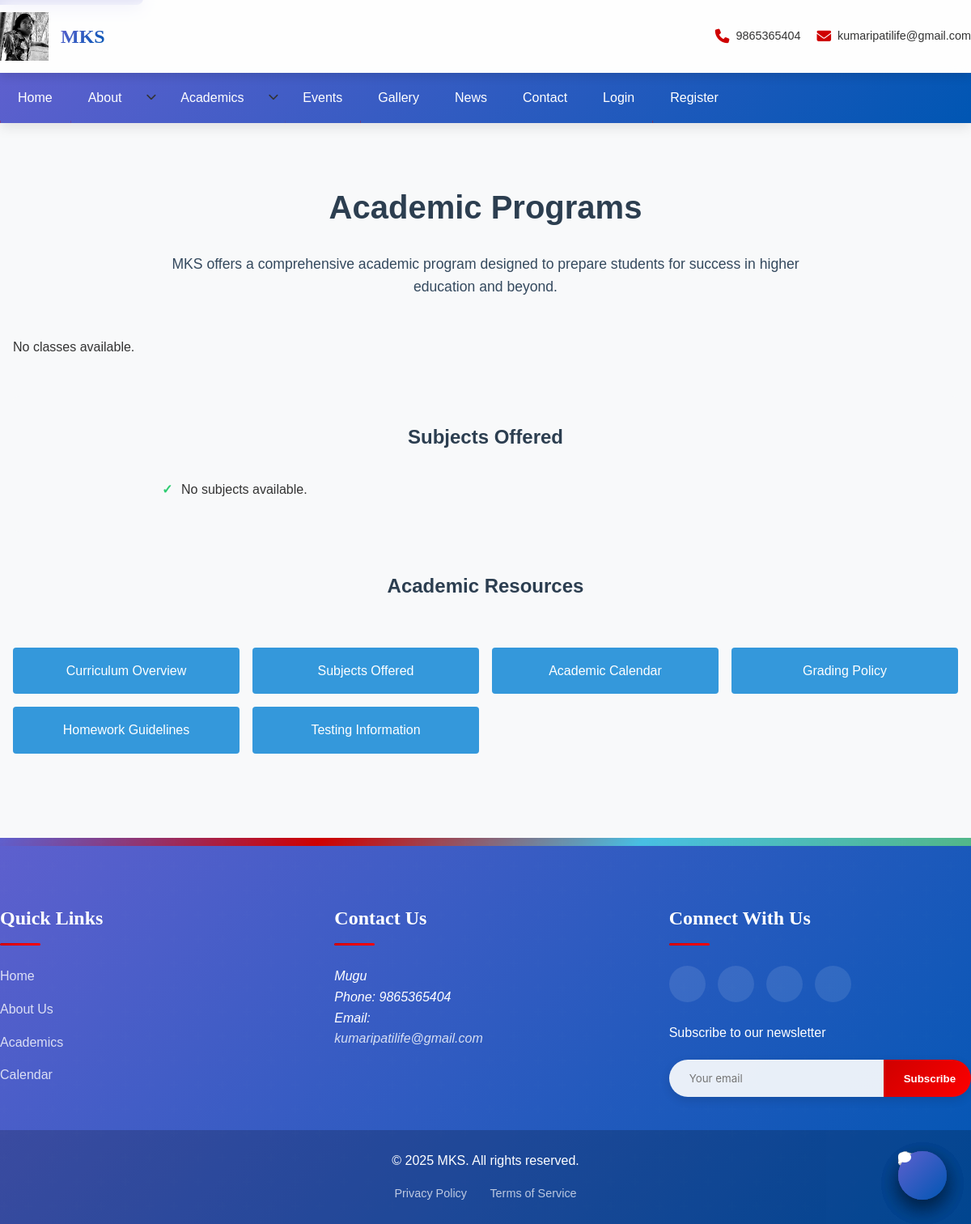
Screenshot of /academics/ with the database file from the repository.
### main/models.py (models this page shows, shortened)
class SchoolInfo(models.Model):
    name = models.CharField(max_length=200)
    motto = models.CharField(max_length=200, blank=True)
    address = models.TextField()
    phone = models.CharField(max_length=20)
    email = models.EmailField()
    logo = models.ImageField(upload_to='school/logo/')
    hero_image = models.ImageField(
        upload_to='school/hero/',  # Folder for hero images
        blank=True,                # Optional
        null=True                  # Optional
    )
    established_date = models.DateField()
    class Meta:
        verbose_name_plural = "School Information"

### main/views.py (the view)
# urls.py: path('academics/', views.academics_view, name='academics'),
def academics_view(request):
    return render(request, "academics/academics.html", {
        "school_info": SchoolInfo.objects.first(),
        "classes": Class.objects.all(),
        "subjects": Subject.objects.all(),
    })

### main/context_processors.py (called while the page is built)
def school_info(request):
    return {
        "school_info": SchoolInfo.objects.first()
    }

### main/templates/academics/academics.html (shortened to what this page needs)
{% extends "main/base.html" %}
{% load static %}
{% block content %}
<div class="academics-container">
    <h1 class="academics-header">Academic Programs</h1>
    <div class="academics-intro">
        <p>{{ school_info.name }} offers a comprehensive academic program designed to prepare students for success in higher
            education and beyond.</p>
    </div>
    <div class="academic-levels">
        {% for cls in classes %}
        <div class="level-card">
            <h2>{{ cls.name }}</h2>
            <p>Academic Year: {{ cls.academic_year }}</p>
            {% if cls.class_teacher %}
                <p><strong>Class Teacher:</strong> {{ cls.class_teacher.full_name }}</p>
            {% endif %}
        </div>
        {% empty %}
        <p>No classes available.</p>
        {% endfor %}
    </div>
    <div class="academic-features">
        <h2>Subjects Offered</h2>
        <ul class="features-list">
            {% for subject in subjects %}
                <li>
                    <strong>{{ subject.name }}</strong> ({{ subject.code }})
                    {% if subject.teacher %} - Taught by {{ subject.teacher.full_name }}{% endif %}
                </li>
            {% empty %}
                <li>No subjects available.</li>
            {% endfor %}
        </ul>
    </div>
    <div class="quick-links">
        <h2>Academic Resources</h2>
        <div class="links-grid">
            <a href="{% url 'curriculum' %}" class="resource-link">Curriculum Overview</a>
            <a href="{% url 'subjects' %}" class="resource-link">Subjects Offered</a>
            <a href="#" class="resource-link">Academic Calendar</a>
            <a href="#" class="resource-link">Grading Policy</a>
            <a href="#" class="resource-link">Homework Guidelines</a>
            <a href="#" class="resource-link">Testing Information</a>
        </div>
    </div>
</div>
{% block extra_css %}
<link rel="stylesheet" href="{% static 'main/css/academics.css' %}">
{% endblock %}
{% endblock %}

### main/templates/main/base.html (shortened to what this page needs)
<!DOCTYPE html>
{% load static %}
<html lang="en">
<head>
    <link rel="stylesheet" href="{% static 'main/css/style.css' %}">
    <link rel="stylesheet" href="{% static 'main/css/home.css' %}">
    <link rel="stylesheet" href="https://cdnjs.cloudflare.com/ajax/libs/font-awesome/6.4.0/css/all.min.css">
    {% block extra_css %}{% endblock %}
</head>
<body>
    <a href="#main-content" class="skip-link">Skip to main content</a>
    <header class="site-header">
        <div class="header-container">
            <div class="logo-container">
                <a href="{% url 'home' %}">
                    <img src="{{ school_info.logo.url }}" alt="{{ school_info.name }} Logo" class="logo">
                </a>
                <div class="school-info">
                    <h1>{{ school_info.name }}</h1>
                </div>
            </div>
            <div class="quick-contact">
                <div class="contact-item">
                    <i class="fas fa-phone"></i>
                    <span>{{ school_info.phone }}</span>
                </div>
                <div class="contact-item">
                    <i class="fas fa-envelope"></i>
                    <span>{{ school_info.email }}</span>
                </div>
            </div>
        </div>
    </header>
    <nav class="main-nav">
        <ul class="nav-menu">
            <li><a href="{% url 'home' %}" class="nav-link">Home</a></li>
            <li class="dropdown">
                <a href="{% url 'about' %}" class="nav-link">About</a>
                <span class="dropdown-toggle" aria-haspopup="true" aria-expanded="false">
                    <i class="fas fa-chevron-down"></i>
                </span>
            </li>
            <li class="dropdown">
                <a href="{% url 'academics' %}" class="nav-link">Academics</a>
                <span class="dropdown-toggle" aria-haspopup="true" aria-expanded="false">
                    <i class="fas fa-chevron-down"></i>
                </span>
            </li>
            <li><a href="{% url 'events' %}" class="nav-link">Events</a></li>
            <li><a href="{% url 'gallery' %}" class="nav-link">Gallery</a></li>
            <li><a href="{% url 'news' %}" class="nav-link">News</a></li>
            <li><a href="{% url 'contact' %}" class="nav-link">Contact</a></li>
            {% if user.is_authenticated %}
            <li class="dropdown auth-link">
                <a href="#" class="nav-link">My Account</a>
                <span class="dropdown-toggle" aria-haspopup="true" aria-expanded="false">
                    <i class="fas fa-chevron-down"></i>
                </span>
                <ul class="dropdown-menu">
                    {% if user.is_staff %}
                    <li><a href="{% url 'admin:index' %}">Admin Panel</a></li>
                    {% endif %}
                    <li><a href="{% url 'logout' %}">Logout</a></li>
                </ul>
            </li>
            {% else %}
            <li class="auth-link"><a href="{% url 'login' %}" class="nav-link">Login</a></li>
            <li class="auth-link"><a href="{% url 'register' %}" class="nav-link">Register</a></li>
            {% endif %}
        </ul>
    </nav>
    <main id="main-content" class="main-content">
        {% block content %}{% endblock %}
    </main>
    <footer class="site-footer">
        <div class="footer-container">
            <div class="footer-section">
                <h3>Quick Links</h3>
                <ul>
                    <li><a href="{% url 'home' %}">Home</a></li>
                    <li><a href="{% url 'about' %}">About Us</a></li>
                    <li><a href="{% url 'academics' %}">Academics</a></li>
                    <li><a href="{% url 'events' %}">Calendar</a></li>
                </ul>
            </div>
            <div class="footer-section">
                <h3>Contact Us</h3>
                <address>
                    {{ school_info.address }}<br>
                    Phone: {{ school_info.phone }}<br>
                    Email: <a href="mailto:{{ school_info.email }}">{{ school_info.email }}</a>
                </address>
            </div>
            <div class="footer-section">
                <h3>Connect With Us</h3>
                <div class="social-links">
                    <a href="#" aria-label="Facebook"><i class="fab fa-facebook-f"></i></a>
                    <a href="#" aria-label="Twitter"><i class="fab fa-twitter"></i></a>
                    <a href="#" aria-label="Instagram"><i class="fab fa-instagram"></i></a>
                    <a href="#" aria-label="YouTube"><i class="fab fa-youtube"></i></a>
                </div>
                <div class="newsletter">
                    <p>Subscribe to our newsletter</p>
                    <form class="newsletter-form">
                        <input type="email" placeholder="Your email" required>
                        <button type="submit">Subscribe</button>
                    </form>
                </div>
            </div>
        </div>
        <div class="footer-bottom">
            <p>&copy; {% now "Y" %} {{ school_info.name }}. All rights reserved.</p>
            <div class="footer-links">
                <a href="">Privacy Policy</a>
                <a href="">Terms of Service</a>
            </div>
        </div>
    </footer>
    <a href="{% url 'contact' %}" class="fab" aria-label="Contact us">
        <i class="fas fa-comment"></i>
    </a>
</body>
</html>

### main/static/main/css/home.css (style rules this page uses)
:root { --primary: #007BFF; --primary-dark: #0056b3; --accent: #FFC107; --accent-dark: #e0a800; --danger: #DC3545; --light: #f8f9fa; --dark: #333; --white: #fff; }
body { margin: 0; font-family: "Poppins", sans-serif; line-height: 1.6; background: var(--light); color: var(--dark); }
main { padding: 0 1rem; }
.links-grid { display: grid; grid-template-columns: repeat(auto-fit, minmax(180px, 1fr)); gap: 1.5rem; padding: 2rem 0; }

### main/static/main/css/academics.css (style rules this page uses)
.academics-container { max-width: 1200px; margin: 2rem auto; padding: 0 1rem; }
.academics-header { text-align: center; color: #2c3e50; margin-bottom: 1.5rem; font-size: 2.5rem; }
.academics-intro { text-align: center; max-width: 800px; margin: 0 auto 3rem; font-size: 1.1rem; line-height: 1.6; color: #34495e; }
.academic-levels { display: grid; grid-template-columns: repeat(auto-fit, minmax(300px, 1fr)); gap: 2rem; margin-bottom: 3rem; }
.academic-features { background: #f8f9fa; padding: 2rem; border-radius: 8px; margin-bottom: 3rem; }
.academic-features h2 { color: #2c3e50; text-align: center; margin-bottom: 1.5rem; }
.features-list { columns: 2; list-style-type: none; padding: 0; max-width: 800px; margin: 0 auto; }
.features-list li { padding: 0.5rem 0; position: relative; padding-left: 1.5rem; }
.features-list li:before { content: "✓"; color: #2ecc71; position: absolute; left: 0; font-weight: bold; }
.quick-links { margin-bottom: 2rem; }
.quick-links h2 { text-align: center; color: #2c3e50; margin-bottom: 1.5rem; }
.links-grid { display: grid; grid-template-columns: repeat(auto-fit, minmax(250px, 1fr)); gap: 1rem; }
.resource-link { background: #3498db; color: white; padding: 1rem; border-radius: 4px; text-align: center; text-decoration: none; transition: background 0.3s; }

### rows the page displays
SchoolInfo: logo (picture), phone "9865365404", email "kumaripatilife@gmail.com", name "MKS", address "Mugu"
